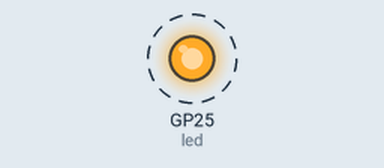
This program was run on a simulated Raspberry Pi Pico running MicroPython. Parts: output pins drawn as LEDs (lit = HIGH). Dashed ring = blinking.

Above: at 0.5 s.
Timing chart, 0 to 4.6 s (numbered marks = the images above):
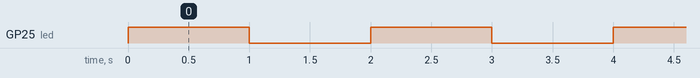

The program:

uart_transmit_sample.py
```python
from machine import Pin,UART
import time

uart = UART(1, baudrate=9600, tx=Pin(4), rx=Pin(5))
uart.init(bits=8, parity=None, stop=2)
led = Pin("LED", Pin.OUT)

# Send a sample HR reading ever 1 sec
while True:
    uart.write(b'\x10]\xae\x02') #93 bpm
    # uart.write(b'\n') #new line
    led.toggle()
    time.sleep(1)

    uart.write(b'\x10^y\x02A\x02') #94 bpm
    # uart.write(b'\n') #new line
    led.toggle()
    time.sleep(1)

    uart.write(b'\x10_j\x02') #95 bpm
    # uart.write(b'\n') #new line
    led.toggle()
    time.sleep(1)

    uart.write(b'\x10au\x02g\x02') #97 bpm
    # uart.write(b'\n') #new line
    led.toggle()
    time.sleep(1)

    uart.write(b'\x10bY\x02B\x02') #98 bpm
    # uart.write(b'\n') #new line
    led.toggle()
    time.sleep(1)
```

Measured:
- by itself, GP25 (led): alternates HIGH for 1.0 s and LOW for 1.0 s
